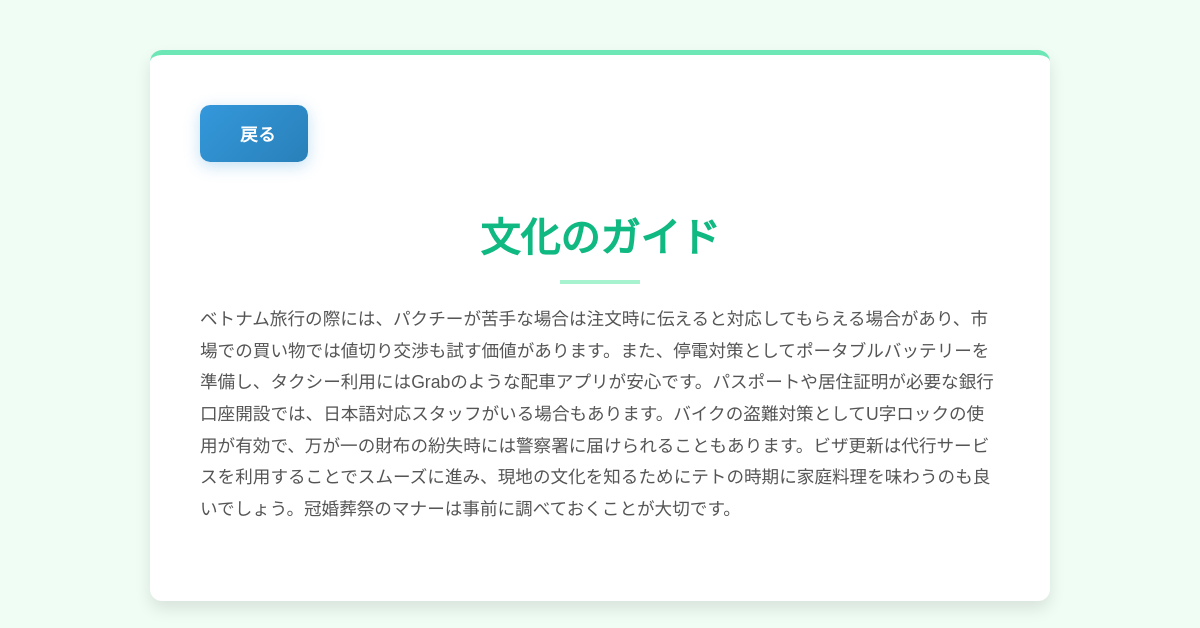
Screenshot of /general/detail/文化 with the database file from the repository.
### app1/models.py (models this page shows, shortened)
class GuideBook(models.Model):
    id=models.UUIDField(primary_key=True,default=uuid.uuid4,editable=False)
    title=models.TextField(verbose_name="タイトル")
    body=models.TextField(verbose_name="本文")
    tag=models.ManyToManyField('Tags',verbose_name="tag",blank=True)
    created=models.DateTimeField(null=True,auto_now_add=True,verbose_name="作成時間")
    articles=models.IntegerField(null=True,verbose_name="参照した投稿の数")
    picture=models.ImageField(upload_to="app1/picture/",null=True,blank=True,verbose_name="picture")
    summary=models.TextField(null=True,verbose_name="要約")

### app1/views.py (the view)
class GuideBookDetailView(View):
    def get(self,request,tag):
        guidebook=GuideBook.objects.get(tag__name=tag)
        articles = Article.objects.all().order_by('-score')
        tid=Tags.objects.get(name=tag).id
        articles = articles.filter(tag__id=tid).order_by('-score')
        articles = articles.distinct()
        comments = Comment.objects.all()
        tags = Tags.objects.all()
        return render(request,"app1/guidebookdetail.html",{"guidebook":guidebook,"articles":articles,"comments":comments})

### templates/app1/guidebookdetail.html (shortened to what this page needs)
<head>
    {% load static %}
    <link rel="stylesheet" href ="{% static 'app1/css/guidebook.css' %} ">
</head>
<body>
    <div class="container">
        <button onclick="window.location.href='/general/'" class="back-button">
             戻る
        </button>
        <h3 class="text-center">{{guidebook.title}}</h3>
        <p>{{guidebook.body}}</p>
    </div>
</body>
</html>

### app1/static/app1/css/guidebook.css (style rules this page uses)
body { font-family: 'Noto Sans JP', sans-serif; line-height: 1.8; color: #444; background-color: #f0fdf4; margin: 0; padding: 20px; }
.container { max-width: 800px; margin: 30px auto; padding: 50px; background-color: #ffffff; box-shadow: 0 8px 16px rgba(0, 0, 0, 0.1); border-radius: 12px; border-top: 5px solid #6ee7b7; }
h3 { font-size: 2.5em; font-weight: 700; color: #10b981; margin-bottom: 20px; text-align: center; border-bottom: none; padding-bottom: 10px; position: relative; }
h3::after { content: ''; width: 80px; height: 4px; background-color: #a7f3d0; position: absolute; bottom: 0; left: 50%; transform: translateX(-50%); }
p { font-size: 1.1em; color: #555; margin-bottom: 25px; text-align: left; }
.text-center { text-align: center; }
.back-button { display: inline-flex; align-items: center; background: linear-gradient(135deg, #3498db 0%, #2980b9 100%); color: #fff; padding: 1rem 2rem; border-radius: 10px; text-decoration: none; font-weight: 600; font-size: 1.1rem; letter-spacing: 0.02em; transition: all 0.3s ease; box-shadow: 0 4px 16px rgba(52, 152, 219, 0.3); border: none; cursor: pointer; margin-top: none; }

### rows the page displays
GuideBook: title "文化のガイド", body "ベトナム旅行の際には、パクチーが苦手な場合は注文時に伝えると対応してもらえる場合があり、市場での買い物では値切り交渉も試す価値があります。また、停電対策としてポータブルバッテリーを準備し、タクシー利用にはGrabのような配車アプリが安心です。パスポートや居住証明が必要な銀行口座開設では、日本語対応スタッフがいる場合もあります。バイクの盗難対策としてU字ロックの使用が有効で、万が一の財布の紛失時には警察署に届けられることもあります。ビザ更新は代行サービスを利用することでスムーズに進み、現地の文化を知るためにテトの時期に家庭料理を味わうのも良いでしょう。冠婚葬祭のマナーは事前に調べておくことが大切です。"
